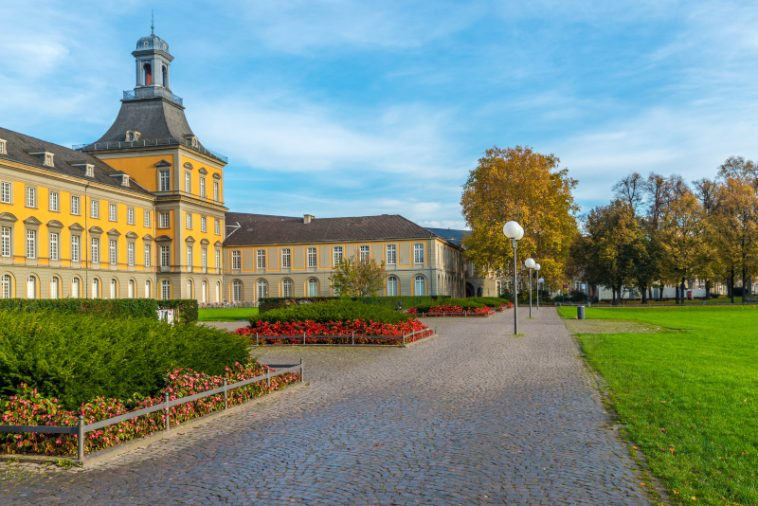
#> input picture bonn.jpg, 758 x 506 px, found by its file name
$ python code.py   (older library calls are emulated)
#> lines starting #> are read from the running program, lines starting #| are printed output that depends on the picture
# Template for Exercise 5 – Canny Edge Detector

import cv2
import numpy as np
import matplotlib.pyplot as plt
from collections import deque


def gaussian_smoothing(img, sigma):
    """
    Apply Gaussian smoothing to reduce noise.
    """
    ksize = 5
    gaussian_kernel_1d = cv2.getGaussianKernel(ksize, sigma)
    gaussian_kernel = gaussian_kernel_1d @ gaussian_kernel_1d.T
    smoothed_img = cv2.filter2D(img, -1, gaussian_kernel)

    return smoothed_img


def compute_gradients(img):
    """
    Compute gradient magnitude and direction (Sobel-based).
    Return gradient_magnitude, gradient_angle.
    """
    # Sobel kernels for x and y directions
    Gx = cv2.Sobel(img, cv2.CV_16S, 1, 0, ksize=3)
    Gy = cv2.Sobel(img, cv2.CV_16S, 0, 1, ksize=3)

    # Convert to float for magnitude
    gradient_magnitude = cv2.magnitude(Gx.astype(np.float64), Gy.astype(np.float64))

    # Compute gradient angle in radians
    gradient_angle = np.arctan2(Gy, Gx)

    return gradient_magnitude, gradient_angle


def nonmax_suppression(mag, ang):
    """
    Perform non-maximum suppression to thin edges.
    """
    H, W = mag.shape
    suppressed = np.zeros((H, W), dtype=np.float64)
    angle = ang * 180. / np.pi  # Converting radians to degrees
    angle[angle < 0] += 180     # Normalizing to [0, 180)

    # Quantizing angles to 4 main directions: 0, 45, 90, 135 degrees
    angle_quant = np.zeros_like(angle, dtype=np.uint8)
    angle_quant[(angle >= 0) & (angle < 22.5)] = 0
    angle_quant[(angle >= 157.5) & (angle <= 180)] = 0
    angle_quant[(angle >= 22.5) & (angle < 67.5)] = 45
    angle_quant[(angle >= 67.5) & (angle < 112.5)] = 90
    angle_quant[(angle >= 112.5) & (angle < 157.5)] = 135

     # Pad magnitude array to handle border pixels
    padded_mag = np.pad(mag, ((1, 1), (1, 1)), mode='constant')

     # Comparing pixel magnitude to neighbors in gradient directions
    for direction in [0, 45, 90, 135]:
        locs = np.where(angle_quant == direction)
        i = locs[0] + 1  # offset for padding
        j = locs[1] + 1

        if direction == 0:
            neighbors = np.stack([padded_mag[i, j+1], padded_mag[i, j-1]], axis=0)
        elif direction == 45:
            neighbors = np.stack([padded_mag[i+1, j-1], padded_mag[i-1, j+1]], axis=0)
        elif direction == 90:
            neighbors = np.stack([padded_mag[i+1, j], padded_mag[i-1, j]], axis=0)
        else:
            neighbors = np.stack([padded_mag[i-1, j-1], padded_mag[i+1, j+1]], axis=0)

        mag_vals = padded_mag[i, j]
        # Keeping value only if it's greater or equal to both neighbors
        mask = (mag_vals > neighbors[0]) & (mag_vals > neighbors[1])
        suppressed[locs[0][mask], locs[1][mask]] = mag_vals[mask]

    return suppressed


def double_threshold(nms, low, high):
    """
    Apply double thresholding to classify strong, weak, and non-edges.
    Return thresholded edge map.
    """
    strong = 2
    weak = 1
    thresholded = np.zeros_like(nms, dtype=np.uint8)

    # Strong edges: pixel magnitude >= high threshold
    thresholded[nms >= high] = strong #Pixels with gradient magnitude above the high threshold are classified as strong edges.

    # Weak edges: between low and high thresholds
    thresholded[(nms >= low) & (nms < high)] = weak #Pixels with magnitude between low and high thresholds are labeled as weak edges

    # Non-edges remain 0, Pixels below low threshold are suppressed as non-edges

    return thresholded


def hysteresis(edge_map, weak, strong):
    """
    Perform edge tracking by hysteresis.
    Return final binary edge map.
    """
    H, W = edge_map.shape
    final_edges = np.zeros((H, W), dtype=np.uint8)
    visited = np.zeros((H, W), dtype=bool)
    q = deque()

    for i in range(H):
        for j in range(W):
            if edge_map[i, j] == strong:
                final_edges[i, j] = 1
                visited[i, j] = True
                q.append((i, j))

    neighbors = [(-1, -1), (-1, 0), (-1, 1),
                 (0, -1),          (0, 1),
                 (1, -1),  (1, 0), (1, 1)]

    while q:
        i, j = q.popleft()
        for di, dj in neighbors:
            ni, nj = i + di, j + dj
            if 0 <= ni < H and 0 <= nj < W:
                if not visited[ni, nj] and edge_map[ni, nj] == weak:
                    final_edges[ni, nj] = 1
                    visited[ni, nj] = True
                    q.append((ni, nj))

    return final_edges


def compute_metrics(manual_edges, cv_edges):
    """
    Compute MAD, precision, recall, and F1-score between two binary edge maps.
    """
    # Converting to boolean arrays for ease
    manual_bool = manual_edges.astype(bool)
    cv_bool = cv_edges.astype(bool)

    # Mean Absolute Difference (MAD)
    mad = np.mean(np.abs(manual_bool.astype(int) - cv_bool.astype(int)))

    # True positives (both edges present)
    tp = np.logical_and(manual_bool, cv_bool).sum()

    # False positives (manual has edge, opencv does not)
    fp = np.logical_and(manual_bool, np.logical_not(cv_bool)).sum()

    # False negatives (opencv has edge, manual does not)
    fn = np.logical_and(np.logical_not(manual_bool), cv_bool).sum()

    # Precision
    precision = tp / (tp + fp) if (tp + fp) > 0 else 0

    # Recall
    recall = tp / (tp + fn) if (tp + fn) > 0 else 0

    # F1-score
    f1_score = 2 * (precision * recall) / (precision + recall) if (precision + recall) > 0 else 0

    return mad, precision, recall, f1_score


# ==========================================================

# TODO: 1. Load the grayscale image 'bonn.jpg'
img = cv2.imread('data/bonn.jpg', cv2.IMREAD_GRAYSCALE)
#> img: shape (506, 758); min 0, max 255, mean 136.3

if img is None:
    raise FileNotFoundError("Image 'bonn.jpg' not found or unable to load.")

# TODO: 2. Smooth the image using your Gaussian function
smoothed_img = gaussian_smoothing(img, sigma=0.27) #0.02

# TODO: 3. Compute gradients (magnitude and direction)
gradient_magnitude, gradient_angle = compute_gradients(smoothed_img)
#> in compute_gradients, `Gy = cv2.Sobel(img, cv2.CV_16S, 0, 1, ksize=3)`:
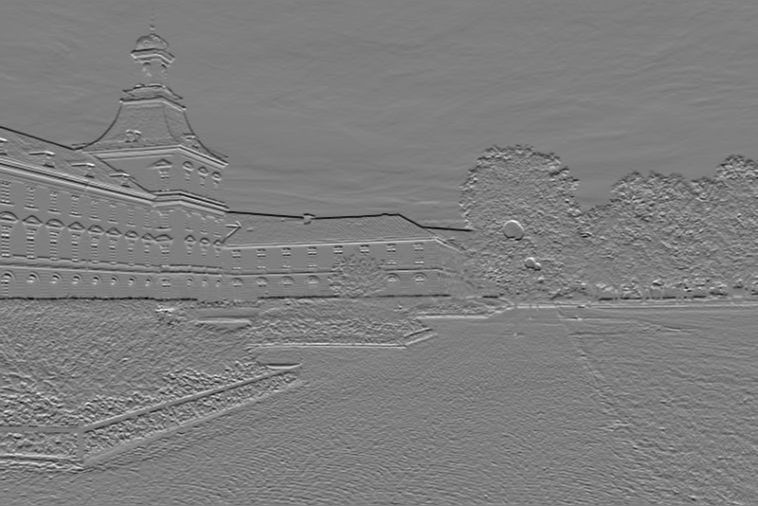
#> Gy: shape (506, 758) int16; min -568, max 572, mean -1.4; drawn with min black and max white
#> in compute_gradients, `gradient_angle = np.arctan2(Gy, Gx)`:
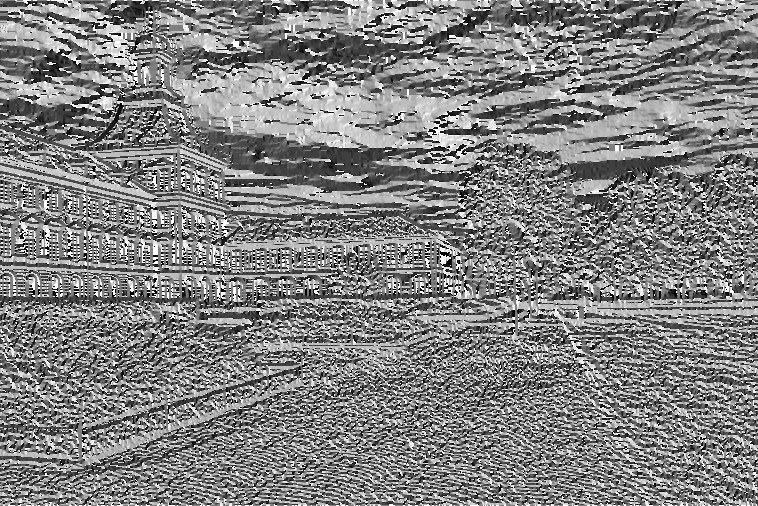
#> gradient_angle: shape (506, 758) float32; min -3.14, max 3.14, mean 0.0528; drawn with min black and max white

# TODO: 4. Apply non-maximum suppression
nms_img = nonmax_suppression(gradient_magnitude, gradient_angle)
#> in nonmax_suppression, `angle[angle < 0] += 180`:
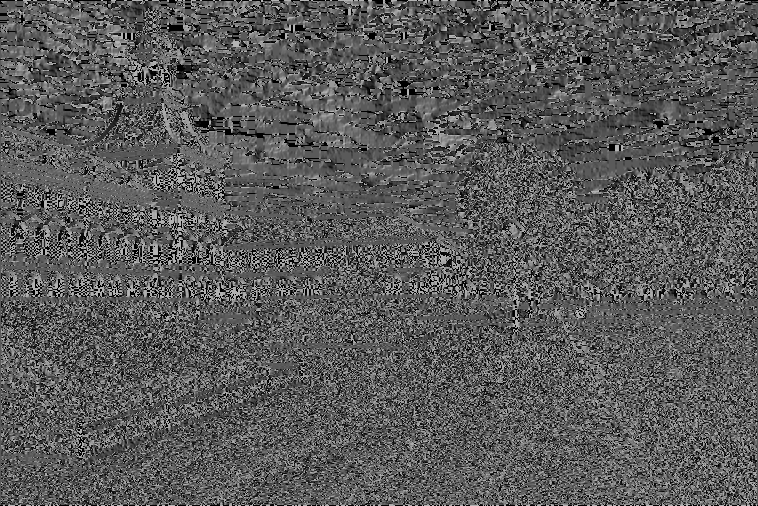
#> angle: shape (506, 758) float32; min 0, max 180, mean 90

# TODO: 5. Apply double threshold (choose suitable low/high values)
low_threshold = 100
high_threshold = 240
thresholded_img = double_threshold(nms_img, low_threshold, high_threshold)
print("Strong:", np.sum(thresholded_img == 2), "Weak:", np.sum(thresholded_img == 1))
#| Strong: 9084 Weak: 28800

# TODO: 6. Perform hysteresis to obtain final edges
final_edges = hysteresis(thresholded_img, weak=1, strong=2)
#> after the loop in hysteresis, `for i in range(H):`:
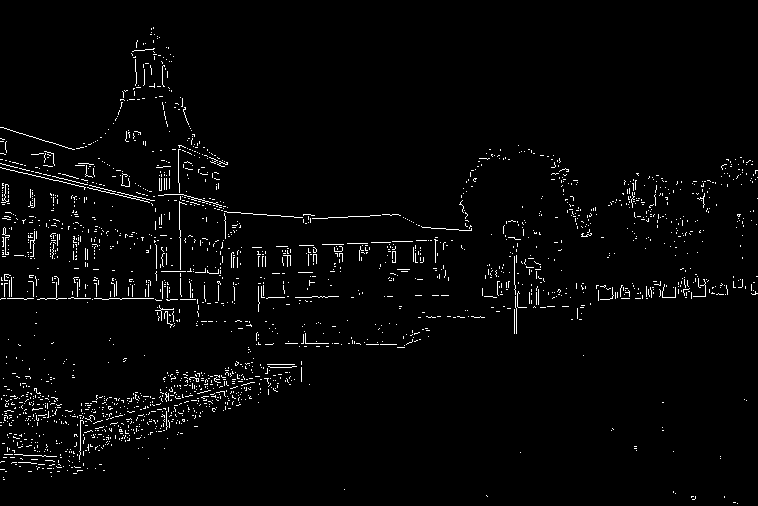
#> final_edges: shape (506, 758); values 0 (black) and 1 (white), 2.4% white in thin lines or dots
#> after the loop in hysteresis, `while q:`:
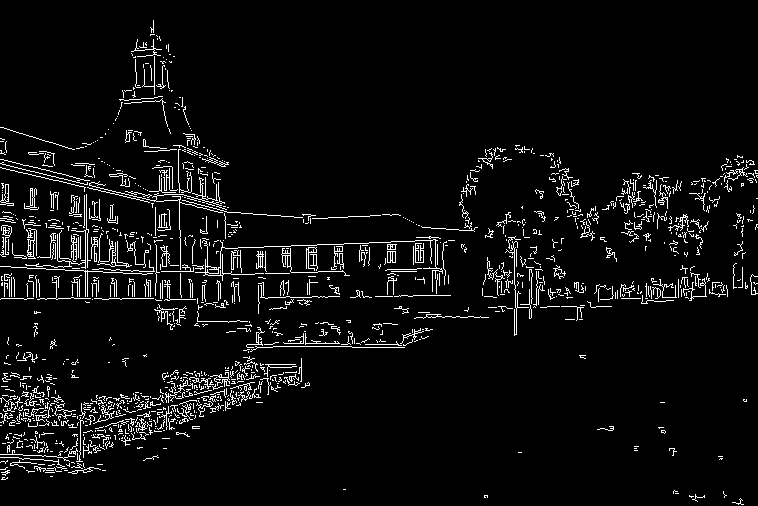
#> final_edges: shape (506, 758); values 0 (black) and 1 (white), 5.1% white in thin lines or dots

# TODO: 7. Compare your result with cv2.Canny using MAD and F1-score
cv_edges = cv2.Canny(smoothed_img, low_threshold, high_threshold) // 255  # Normalize to 0/1
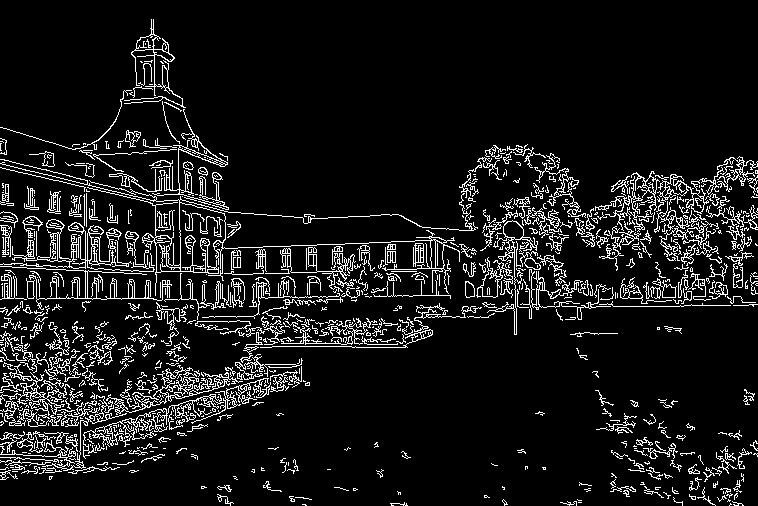
#> cv_edges: shape (506, 758); values 0 (black) and 1 (white), 9.3% white in thin lines or dots

mad, precision, recall, f1_score = compute_metrics(final_edges, cv_edges)
#> in compute_metrics, `mad = np.mean(np.abs(manual_bool.astype(int) - cv_bool.astype(int)))`: mad = 0.0559
#> in compute_metrics, `tp = np.logical_and(manual_bool, cv_bool).sum()`: tp = 16982
#> in compute_metrics, `fp = np.logical_and(manual_bool, np.logical_not(cv_bool)).sum()`: fp = 2564
#> in compute_metrics, `fn = np.logical_and(np.logical_not(manual_bool), cv_bool).sum()`: fn = 18859
#> in compute_metrics, `precision = tp / (tp + fp) if (tp + fp) > 0 else 0`: precision = 0.869
#> in compute_metrics, `recall = tp / (tp + fn) if (tp + fn) > 0 else 0`: recall = 0.474
#> in compute_metrics, `f1_score = 2 * (precision * recall) / (precision + recall) if (precisi..`: f1_score = 0.613
#> mad = 0.0559; precision = 0.869; recall = 0.474; f1_score = 0.613

print(f'MAD: {mad:.4f}')
#| MAD: 0.0559
print(f'Precision: {precision:.4f}')
#| Precision: 0.8688
print(f'Recall: {recall:.4f}')
#| Recall: 0.4738
print(f'F1-Score: {f1_score:.4f}')
#| F1-Score: 0.6132


# TODO: 8. Display original image, your edges, and OpenCV edges
plt.figure(figsize=(15, 5))
plt.subplot(1, 3, 1) # Original grayscale image
plt.title('Original Image')
plt.imshow(img, cmap='gray')
plt.axis('off')
plt.subplot(1, 3, 2) # Your detected edges
plt.title('Your Canny Edges')
plt.imshow(final_edges, cmap='gray')
plt.axis('off')
plt.subplot(1, 3, 3) # OpenCV detected edges
plt.title('OpenCV Canny Edges')
plt.imshow(cv_edges / 255, cmap='gray')
plt.axis('off')

plt.show()
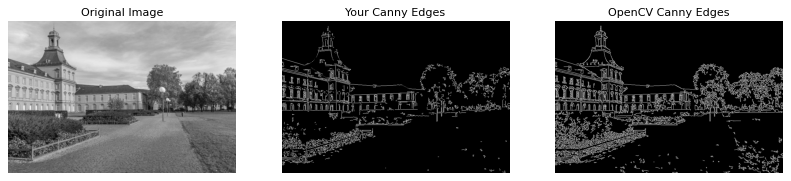
#> figure drawn by matplotlib, 3 panels
